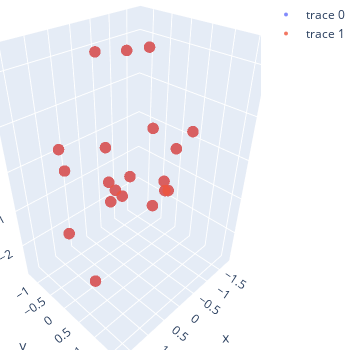

Notebook cell for this chart:
### Code cell
points_cart = np.random.randn(20, 3)
points_sphr = cart2sphr(points_cart)
points_cart_ = sphr2cart(points_sphr)

x, y, z = points_cart.T
xx, yy, zz = points_cart_.T

fig = go.Figure(data=[
    go.Scatter3d(
        x=x, y=y, z=z, mode='markers',
        marker=dict(size=4, opacity=0.8)
    ),
    go.Scatter3d(
        x=xx, y=yy, z=zz, mode='markers',
        marker=dict(size=4, opacity=0.8)
    )
])
fig.update_layout(
    autosize=False,
    width=350,
    height=350,
    margin=dict(l=0, r=0, b=0, t=0)
)
fig.show()

### Figure 1 — Plotly figure (JSON) as saved in the notebook; plotly's stock layout.template omitted (floating-point values rounded to 4 significant figures)
{"data": [{"marker": {"opacity": 0.8, "size": 4}, "mode": "markers", "type": "scatter3d", "x": [-0.2907, -0.648, 0.691, 0.5744, 0.05936, 0.9094, 0.5402, -0.2301, 1.233, 1.69, -1.038, -1.803, -0.4531, -0.05531, -0.5043, -0.8097, -0.001861, 0.5287, 1.096, -0.5189], "y": [-0.8416, 0.8309, 0.3765, 0.3917, 0.2692, 0.009145, 1.313, 0.9468, -0.3454, 0.307, -0.924, -0.3785, 0.2392, -0.5098, -1.29, 1.066, -0.02799, 1.637, -0.4661, 0.3265], "z": [-0.1014, 0.4443, -0.3657, -0.1421, -0.1429, -2.76, -0.005073, -0.2847, -1.317, 1.22, 1.855, -1.554, 2.334, -0.7472, 1.865, 0.8516, -0.8371, 0.4981, 0.1396, 0.7447]}, {"marker": {"opacity": 0.8, "size": 4}, "mode": "markers", "type": "scatter3d", "x": [-0.2907, -0.648, 0.691, 0.5744, 0.05936, 0.9094, 0.5402, -0.2301, 1.233, 1.69, -1.038, -1.803, -0.4531, -0.05531, -0.5043, -0.8097, -0.001861, 0.5287, 1.096, -0.5189], "y": [-0.8416, 0.8309, 0.3765, 0.3917, 0.2692, 0.009145, 1.313, 0.9468, -0.3454, 0.307, -0.924, -0.3785, 0.2392, -0.5098, -1.29, 1.066, -0.02799, 1.637, -0.4661, 0.3265], "z": [-0.1014, 0.4443, -0.3657, -0.1421, -0.1429, -2.76, -0.005073, -0.2847, -1.317, 1.22, 1.855, -1.554, 2.334, -0.7472, 1.865, 0.8516, -0.8371, 0.4981, 0.1396, 0.7447]}], "layout": {"autosize": false, "height": 350, "margin": {"b": 0, "l": 0, "r": 0, "t": 0}, "width": 350}}
